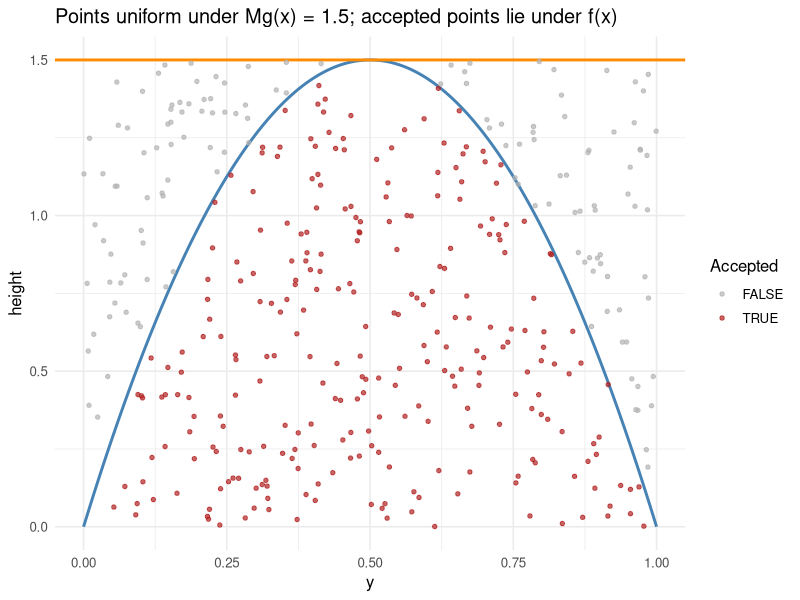
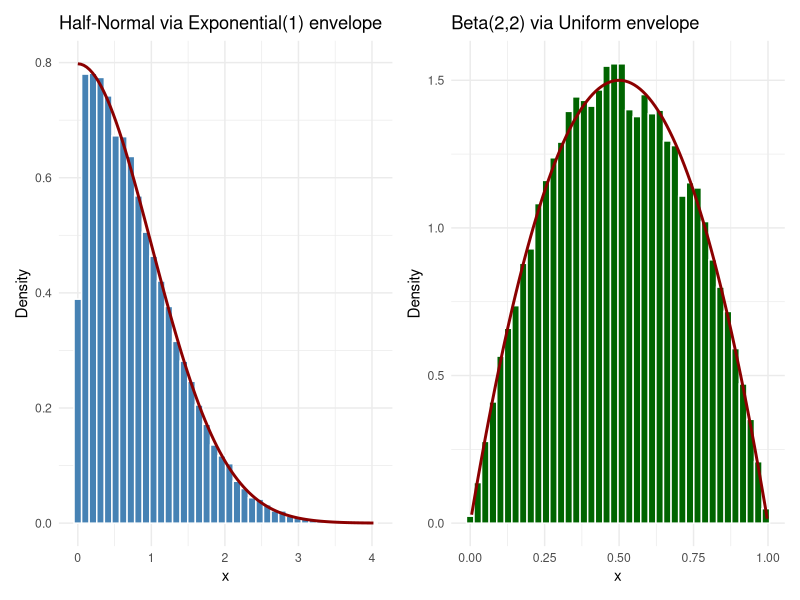
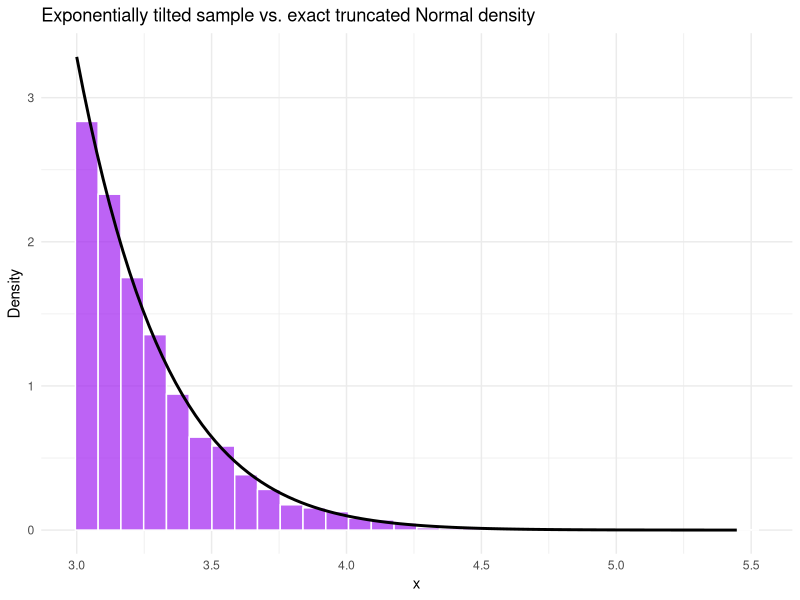

Reproduce these figures in R, in order.
## ---- chunk 1
knitr::opts_chunk$set(
    echo = TRUE,
    warning = FALSE,
    message = FALSE,
    fig.align = "center",
    fig.width = 7,
    fig.height = 4.5
)

set.seed(123)
library(tidyverse)
library(ggplot2)
library(dplyr)
library(knitr)
library(kableExtra)
library(gridExtra)
library(patchwork)
## ---- chunk 2
x_grid <- seq(0, 1, length.out = 300)
target_density <- 6 * x_grid * (1 - x_grid)
envelope_height <- 1.5

set.seed(123)
n_demo_points <- 400
y_candidates <- runif(n_demo_points)
v_candidates <- runif(n_demo_points, min = 0, max = envelope_height)
f_at_y <- 6 * y_candidates * (1 - y_candidates)
accepted <- v_candidates <= f_at_y

demo_df <- tibble(y = y_candidates, v = v_candidates, accepted = accepted)

ggplot() +
  geom_line(
    data = tibble(x = x_grid, f = target_density),
    aes(x = x, y = f), colour = "steelblue", linewidth = 1
  ) +
  geom_hline(yintercept = envelope_height, colour = "darkorange", linewidth = 1) +
  geom_point(
    data = demo_df, aes(x = y, y = v, colour = accepted), size = 1.2, alpha = 0.7
  ) +
  scale_colour_manual(values = c("FALSE" = "grey70", "TRUE" = "firebrick")) +
  labs(
    title = "Points uniform under Mg(x) = 1.5; accepted points lie under f(x)",
    x = "y", y = "height", colour = "Accepted"
  ) +
  theme_minimal(base_size = 12)
## ---- chunk 3
set.seed(123)

#' Generate variates by the general acceptance-rejection algorithm
#'
#' Purpose: implements Algorithm 4.1, drawing candidates from a
#' user-supplied proposal generator and accepting them according to
#' the ratio of the target density to the scaled proposal density.
#'
#' Arguments:
#'   sample_size        number of accepted observations required
#'   target_density     function f(x) evaluating the target density
#'   proposal_density    function g(x) evaluating the proposal density
#'   proposal_sampler    function() returning one draw from g
#'   bounding_constant   the constant M with f(x) <= M * g(x)
#'
#' Returns:
#'   a list with the accepted sample (`sample`) and the empirical
#'   acceptance rate (`acceptance_rate`)
#'
#' Example:
#'   accept_reject(
#'     sample_size = 1000,
#'     target_density = function(x) 6 * x * (1 - x),
#'     proposal_density = function(x) rep(1, length(x)),
#'     proposal_sampler = function() runif(1),
#'     bounding_constant = 1.5
#'   )
accept_reject <- function(sample_size, target_density, proposal_density,
                           proposal_sampler, bounding_constant) {
  accepted_values <- numeric(sample_size)
  accepted_count <- 0
  total_trials <- 0

  while (accepted_count < sample_size) {
    candidate <- proposal_sampler()
    uniform_draw <- runif(1)
    total_trials <- total_trials + 1

    acceptance_ratio <- target_density(candidate) /
      (bounding_constant * proposal_density(candidate))

    if (uniform_draw <= acceptance_ratio) {
      accepted_count <- accepted_count + 1
      accepted_values[accepted_count] <- candidate
    }
  }

  list(
    sample = accepted_values,
    acceptance_rate = sample_size / total_trials
  )
}

#' Generate right-tail standard Normal variates via exponential tilting
#'
#' Purpose: implements Algorithm 4.3, the two-exponentials method for
#' simulating Z | Z > a efficiently for large thresholds a.
#'
#' Arguments:
#'   sample_size    number of accepted observations required
#'   threshold      the truncation threshold a (a > 0)
#'
#' Returns:
#'   a list with the accepted sample (`sample`) and the empirical
#'   acceptance rate (`acceptance_rate`)
#'
#' Example:
#'   tilted_normal_tail(sample_size = 1000, threshold = 2)
tilted_normal_tail <- function(sample_size, threshold) {
  accepted_values <- numeric(sample_size)
  accepted_count <- 0
  total_trials <- 0

  while (accepted_count < sample_size) {
    first_exponential <- rexp(1, rate = threshold)
    second_exponential <- rexp(1, rate = 1)
    total_trials <- total_trials + 1

    if (second_exponential >= first_exponential^2 / 2) {
      accepted_count <- accepted_count + 1
      accepted_values[accepted_count] <- threshold + first_exponential
    }
  }

  list(
    sample = accepted_values,
    acceptance_rate = sample_size / total_trials
  )
}
## ---- chunk 4
set.seed(123)

m_half_normal <- sqrt(2 * exp(1) / pi)

half_normal_result <- accept_reject(
  sample_size = 20000,
  target_density = function(x) sqrt(2 / pi) * exp(-x^2 / 2),
  proposal_density = function(x) exp(-x),
  proposal_sampler = function() rexp(1, rate = 1),
  bounding_constant = m_half_normal
)

tibble(
  Quantity = c("Theoretical M", "Theoretical acceptance rate (1/M)", "Empirical acceptance rate"),
  Value = c(m_half_normal, 1 / m_half_normal, half_normal_result$acceptance_rate)
) %>%
  kable(digits = 4, caption = "Half-Normal acceptance-rejection: theory vs simulation")
## ---- chunk 5
set.seed(123)

beta_result <- accept_reject(
  sample_size = 20000,
  target_density = function(x) 6 * x * (1 - x),
  proposal_density = function(x) rep(1, length(x)),
  proposal_sampler = function() runif(1),
  bounding_constant = 1.5
)

tibble(
  Quantity = c("Theoretical M", "Theoretical acceptance rate (1/M)", "Empirical acceptance rate"),
  Value = c(1.5, 1 / 1.5, beta_result$acceptance_rate)
) %>%
  kable(digits = 4, caption = "Beta(2,2) acceptance-rejection: theory vs simulation")
## ---- chunk 6
set.seed(123)

threshold_value <- 3
q_theoretical <- 1 - pnorm(threshold_value)

# Naive method: draw standard Normal variates, keep only those above a
naive_trials <- 200000
naive_draws <- rnorm(naive_trials)
naive_acceptance_rate <- mean(naive_draws > threshold_value)

# Tilted method
tilted_result <- tilted_normal_tail(sample_size = 5000, threshold = threshold_value)

m_tilted_theoretical <- dnorm(threshold_value) / (threshold_value * q_theoretical)

comparison_tbl <- tibble(
  Method = c("Naive (discard Z <= a)", "Exponentially tilted (two exponentials)"),
  Theoretical_Acceptance_Rate = c(q_theoretical, 1 / m_tilted_theoretical),
  Empirical_Acceptance_Rate = c(naive_acceptance_rate, tilted_result$acceptance_rate)
)

kable(comparison_tbl, digits = 5,
      caption = "Naive rejection vs. exponentially tilted rejection for Z | Z > 3")
## ---- chunk 7
set.seed(123)

p_half_normal <- ggplot(tibble(x = half_normal_result$sample), aes(x = x)) +
  geom_histogram(aes(y = after_stat(density)), bins = 40, fill = "steelblue", colour = "white") +
  stat_function(fun = function(x) sqrt(2 / pi) * exp(-x^2 / 2), colour = "darkred", linewidth = 1) +
  labs(title = "Half-Normal via Exponential(1) envelope", x = "x", y = "Density") +
  theme_minimal(base_size = 11)

p_beta <- ggplot(tibble(x = beta_result$sample), aes(x = x)) +
  geom_histogram(aes(y = after_stat(density)), bins = 40, fill = "darkgreen", colour = "white") +
  stat_function(fun = function(x) 6 * x * (1 - x), colour = "darkred", linewidth = 1) +
  labs(title = "Beta(2,2) via Uniform envelope", x = "x", y = "Density") +
  theme_minimal(base_size = 11)

p_half_normal + p_beta
## ---- chunk 8
set.seed(123)

truncated_normal_density <- function(x, threshold) {
  dnorm(x) / (1 - pnorm(threshold))
}

ggplot(tibble(x = tilted_result$sample), aes(x = x)) +
  geom_histogram(aes(y = after_stat(density)), bins = 30, fill = "purple", colour = "white", alpha = 0.7) +
  stat_function(
    fun = truncated_normal_density, args = list(threshold = threshold_value),
    colour = "black", linewidth = 1
  ) +
  labs(
    title = "Exponentially tilted sample vs. exact truncated Normal density",
    x = "x", y = "Density"
  ) +
  theme_minimal(base_size = 11)
